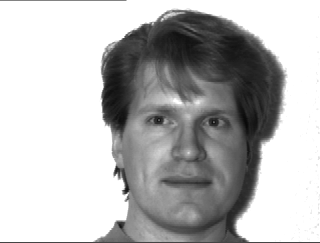
#> input picture yalefaces/subject01.gif, 320 x 243 px, found by its file name; its folder holds 2 pictures in this run
$ jupyter execute --allow-errors FaceRecog.ipynb   (shell and % lines are left out)   (Python 2 division)
#> lines starting #> are read from the running program, lines starting #| are printed output that depends on the picture
[cell 1]
#Import the required modules
import Image
import os
import cv2
import numpy as np
import matplotlib.pyplot as plt
path="/home/mayank/Documents/all/MachineLearning/OpenCV/FaceRecognition/yalefaces"

[cell 2]
#Load the face detection Cascade
facecascade=cv2.CascadeClassifier("/home/mayank/Documents/all/MachineLearning/OpenCV/FaceDetection/haarcascade_frontalface_default.xml")


#Create the Face Recognizer Object
#> (the rest of this cell did not finish here and is left out)

[cell 3]
#Create the function to prepare the training set


#Here We Have Debbugeed :)
'''get_images_and_labels() is a function which accepts the path of the database and from that
path it returns 2 values
Label
Image  {Image Means only face of the person}
'''

arr=[]
for ix in os.listdir("/home/mayank/Documents/all/MachineLearning/OpenCV/FaceRecognition/yalefaces"):
    arr.append(ix)
#> pass 2 of the loop `for ix in os.listdir("/home/mayank/Documents/all/MachineLearning/OpenC..`:

print len(arr)
print arr


print '\n\n\n\n Paths Of Images'
#def get_images_labels():
 #   images=[]  #contains faces except sad face because it is used for testing
  #  labels=[]  #contains labels such as 01,02,... 15


images_paths=[]
for ix in arr:
    if not ix.endswith(".sad"):
        images_paths.append(ix)
        print os.path.join(path,ix)


print len(images_paths)


#Splitting images_paths to get the labels

arr2=[]
print "\n\n\n\n\n\n   Labels"
for ix in images_paths:
    arr2.append(int(ix.split(".")[0].replace("subject","")))
    print ix


print arr2
print len(arr2)

[cell 4]
#Creating The Function Now
def get_images_labels(path):
    ctr=0
    images=[]
    labels=[]
    images_paths=[]

    for ix in os.listdir(path):
        if not ix.endswith(".sad"):
            images_paths.append(ix)
#> pass 2 of the loop in get_images_labels, `for ix in os.listdir(path):`:


    #Storing Labels Now

    for ix in images_paths:
        labels.append(int(ix.split(".")[0].replace("subject","")))
        #Now Add Faces To Image By Making Use of Haar Cascade
        image_pil = Image.open(os.path.join(path,ix)).convert('L')
#> image_pil is the input picture: PIL image 320x243 L; min 9, max 255, mean 184.5
        img = np.array(image_pil, 'uint8')
        #img_gray=cv2.cvtColor(img,cv2.COLOR_BGR2GRAY)


        face=facecascade.detectMultiScale(img)
#> face = [[112, 66, 150, 150]]
        for (x,y,w,h) in face:
            roi=np.array(img[y:y+h,x:x+w])
            images.append(roi)
            ctr+=1
            cv2.imshow("Image",roi)
            cv2.waitKey(30)
#> this loop made 1 pass
#> (x, y, w, h, ctr) on pass 1: (112, 66, 150, 150, 1)
#> pass 1, in get_images_labels, `roi=np.array(img[y:y+h,x:x+w])`:
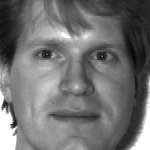
#> roi: shape (150, 150); min 9, max 255, mean 113.7
#> after the loop, ctr = 1; images = 1 item
#> pass 2 of the loop in get_images_labels, `for ix in images_paths:`:
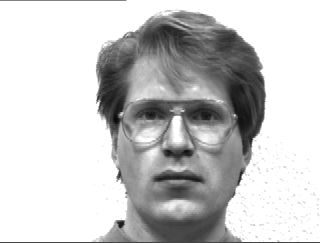
#> input picture yalefaces/subject01.glasses.gif, 320 x 243 px, found by its file name
#> in get_images_labels, image_pil is the input picture: PIL image 320x243 L; min 8, max 255, mean 200.7
#> face = [[96, 53, 163, 163]]
#> the loop in get_images_labels, `for (x,y,w,h) in face:` made 1 pass
#> (x, y, w, h, ctr) on pass 1: (96, 53, 163, 163, 2)
#> pass 1, in get_images_labels, `roi=np.array(img[y:y+h,x:x+w])`:
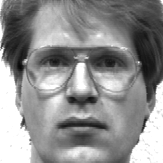
#> roi: shape (163, 163); min 8, max 255, mean 143.1
#> after the loop in get_images_labels, `for (x,y,w,h) in face:`: ctr = 2; images = 2 items
  #  labels=np.array(labels)
   # images=np.array(images)

    return images,labels,ctr

[cell 5]
images,labels,ctr=get_images_labels(path)
#> images = 2 items; labels = [1, 1]; ctr = 2
cv2.destroyAllWindows()
print ctr
#| 2
print len(images)
#| 2
print (labels)
#| [1, 1]

[cell 6]
labels=np.array(labels)
#> (the rest of this cell did not finish here and is left out)

[cell 7]
#Testing and Prediction
#it will contain
images_paths=[]
for ix in os.listdir(path):
    if ix.endswith(".sad"):
        images_paths.append(ix)
#> pass 2 of the loop `for ix in os.listdir(path):`:
